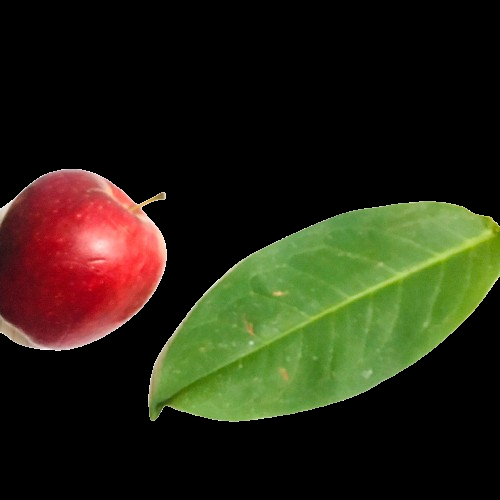
#> input picture PA-PC_202231045_Akhmad Darajatun_C/buahapel.png, 500 x 500 px
$ jupyter execute DETEKSIDAUN.ipynb
#> lines starting #> are read from the running program, lines starting #| are printed output that depends on the picture; after the words box and inside, x2 and y2 are one past the last pixel; in counts of white or black regions, pixels touching at a corner belong together
[cell 1]
import cv2
import numpy as np
import matplotlib.pyplot as plt

def detect_leaves(image_path):
    # Load image
#> called with image_path = 'buahapel.png'
    original_image = cv2.imread(image_path)
#> original_image is the input picture: shape (500, 500, 3); mean B, G, R 19, 37.3, 38.9
    if original_image is None:
        print(f"Cannot read image at {image_path}")
        return

    # Convert image to HSV color space
    hsv_image = cv2.cvtColor(original_image, cv2.COLOR_BGR2HSV)
#> hsv_image: shape (500, 500, 3); mean H, S, V 20.6, 48.3, 48.5

    # Define range of green color in HSV
    lower_green = np.array([25, 40, 50])
    upper_green = np.array([95, 255, 255])

    # Threshold the HSV image to get only green colors
    mask = cv2.inRange(hsv_image, lower_green, upper_green)
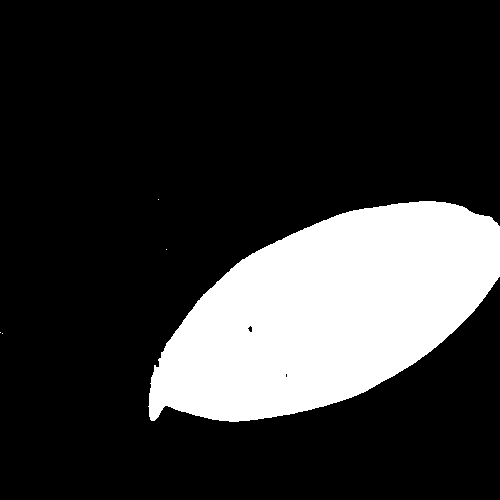
#> mask: shape (500, 500); 20.2% white; 5 white regions (4 under 20 px), largest, box (x1, y1, x2, y2) and area: (148, 201, 500, 422) 50563

    # Apply morphology operations to remove small noise
    kernel = np.ones((5, 5), np.uint8)
    mask = cv2.morphologyEx(mask, cv2.MORPH_OPEN, kernel)
#> mask: shape (500, 500); 20.2% white; 1 white region, box (x1, y1, x2, y2) and area: (149, 201, 500, 422) 50551
    mask = cv2.morphologyEx(mask, cv2.MORPH_CLOSE, kernel)
#> mask: shape (500, 500); 20.2% white; 1 white region

    # Find contours of objects in the mask
    contours, _ = cv2.findContours(mask, cv2.RETR_EXTERNAL, cv2.CHAIN_APPROX_SIMPLE)
#> contours = 1 contour; box (x1, y1, x2, y2) and area: (149, 201, 500, 422) 50158

    # Create a blank mask and draw contours on it
    leaf_mask = np.zeros_like(original_image)
    cv2.drawContours(leaf_mask, contours, -1, (255, 255, 255), thickness=cv2.FILLED)
#> leaf_mask: shape (500, 500, 3); 20.2% white; 1 white region, box (x1, y1, x2, y2) and area: (149, 201, 500, 422) 50583

    # Bitwise AND operation between original image and leaf mask
    segmented_leaves = cv2.bitwise_and(original_image, leaf_mask)
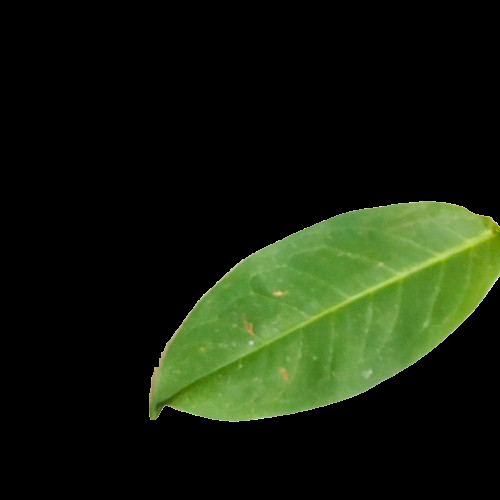
#> segmented_leaves: shape (500, 500, 3); mean B, G, R 12.7, 31.3, 21.7

    # Invert the mask to get fruit mask
    fruit_mask = cv2.bitwise_not(leaf_mask)

    # Segment fruit from original image
    segmented_fruit = cv2.bitwise_and(original_image, fruit_mask)
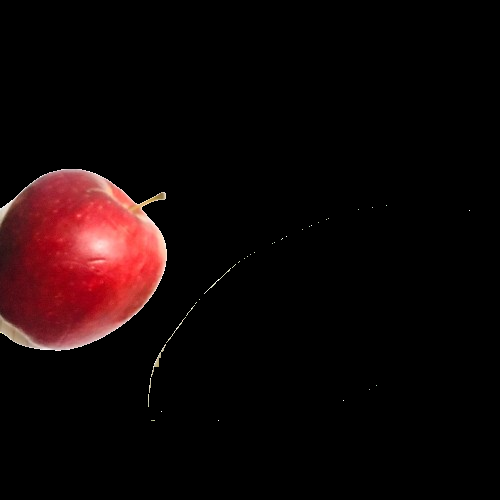
#> segmented_fruit: shape (500, 500, 3); mean B, G, R 6.4, 6, 17.2

    # Plotting using matplotlib
    fig, axs = plt.subplots(2, 2, figsize=(10, 10))

    axs[0, 0].imshow(cv2.cvtColor(original_image, cv2.COLOR_BGR2RGB))
    axs[0, 0].set_title('Original Image')

    axs[0, 1].imshow(cv2.cvtColor(leaf_mask, cv2.COLOR_BGR2RGB))
    axs[0, 1].set_title('Leaf Mask')

    axs[1, 1].imshow(cv2.cvtColor(segmented_leaves, cv2.COLOR_BGR2RGB))
    axs[1, 1].set_title('Segmentasi daun')

    axs[1, 0].imshow(cv2.cvtColor(segmented_fruit, cv2.COLOR_BGR2RGB))
    axs[1, 0].set_title('Segmentasi buah')


    plt.tight_layout()
    plt.show()
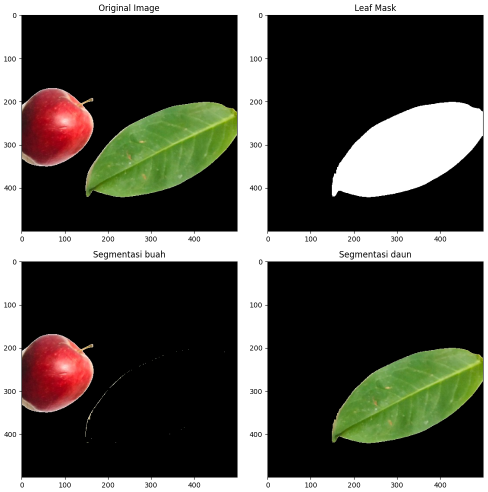
#> figure drawn by matplotlib, 4 panels

# Example usage:
image_path = 'buahapel.png'  # Replace with your image path
detect_leaves(image_path)
